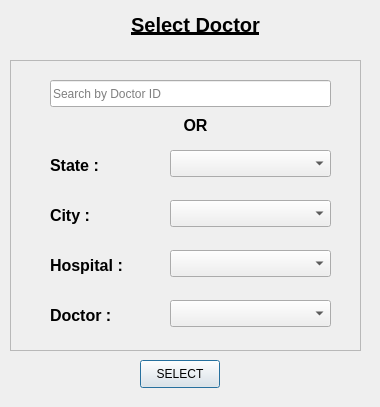
<?xml version="1.0" encoding="UTF-8"?>
<ui version="4.0">
 <class>selectDoctor</class>
 <widget class="QDialog" name="selectDoctor">
  <property name="geometry">
   <rect>
    <x>0</x>
    <y>0</y>
    <width>380</width>
    <height>407</height>
   </rect>
  </property>
  <property name="windowTitle">
   <string/>
  </property>
  <widget class="QLabel" name="title">
   <property name="geometry">
    <rect>
     <x>30</x>
     <y>0</y>
     <width>331</width>
     <height>51</height>
    </rect>
   </property>
   <property name="text">
    <string>&lt;html&gt;&lt;head/&gt;&lt;body&gt;&lt;p align=&quot;center&quot;&gt;&lt;span style=&quot; font-size:15pt; font-weight:600; text-decoration: underline;&quot;&gt;Select Doctor&lt;/span&gt;&lt;/p&gt;&lt;/body&gt;&lt;/html&gt;</string>
   </property>
  </widget>
  <widget class="QFrame" name="frame">
   <property name="geometry">
    <rect>
     <x>10</x>
     <y>60</y>
     <width>351</width>
     <height>291</height>
    </rect>
   </property>
   <property name="frameShape">
    <enum>QFrame::StyledPanel</enum>
   </property>
   <property name="frameShadow">
    <enum>QFrame::Raised</enum>
   </property>
   <widget class="QComboBox" name="cityComboBox">
    <property name="geometry">
     <rect>
      <x>160</x>
      <y>140</y>
      <width>161</width>
      <height>27</height>
     </rect>
    </property>
   </widget>
   <widget class="QComboBox" name="doctorComboBox">
    <property name="geometry">
     <rect>
      <x>160</x>
      <y>240</y>
      <width>161</width>
      <height>27</height>
     </rect>
    </property>
   </widget>
   <widget class="QComboBox" name="stateComboBox">
    <property name="geometry">
     <rect>
      <x>160</x>
      <y>90</y>
      <width>161</width>
      <height>27</height>
     </rect>
    </property>
   </widget>
   <widget class="QLabel" name="cityLabel">
    <property name="geometry">
     <rect>
      <x>40</x>
      <y>140</y>
      <width>111</width>
      <height>31</height>
     </rect>
    </property>
    <property name="text">
     <string>&lt;html&gt;&lt;head/&gt;&lt;body&gt;&lt;p&gt;&lt;span style=&quot; font-size:12pt; font-weight:600;&quot;&gt;City : &lt;/span&gt;&lt;/p&gt;&lt;/body&gt;&lt;/html&gt;</string>
    </property>
   </widget>
   <widget class="QLabel" name="bloodBankLabel">
    <property name="geometry">
     <rect>
      <x>40</x>
      <y>240</y>
      <width>111</width>
      <height>31</height>
     </rect>
    </property>
    <property name="text">
     <string>&lt;html&gt;&lt;head/&gt;&lt;body&gt;&lt;p&gt;&lt;span style=&quot; font-size:12pt; font-weight:600;&quot;&gt;Doctor :&lt;/span&gt;&lt;/p&gt;&lt;/body&gt;&lt;/html&gt;</string>
    </property>
   </widget>
   <widget class="QLabel" name="stateLabel">
    <property name="geometry">
     <rect>
      <x>40</x>
      <y>90</y>
      <width>111</width>
      <height>31</height>
     </rect>
    </property>
    <property name="text">
     <string>&lt;html&gt;&lt;head/&gt;&lt;body&gt;&lt;p&gt;&lt;span style=&quot; font-size:12pt; font-weight:600;&quot;&gt;State : &lt;/span&gt;&lt;/p&gt;&lt;/body&gt;&lt;/html&gt;</string>
    </property>
   </widget>
   <widget class="QLabel" name="ORLabel">
    <property name="geometry">
     <rect>
      <x>130</x>
      <y>50</y>
      <width>111</width>
      <height>31</height>
     </rect>
    </property>
    <property name="text">
     <string>&lt;html&gt;&lt;head/&gt;&lt;body&gt;&lt;p&gt;&lt;span style=&quot; font-size:12pt; font-weight:600;&quot;&gt;OR&lt;/span&gt;&lt;/p&gt;&lt;/body&gt;&lt;/html&gt;</string>
    </property>
    <property name="alignment">
     <set>Qt::AlignCenter</set>
    </property>
   </widget>
   <widget class="QLineEdit" name="searchByID">
    <property name="geometry">
     <rect>
      <x>40</x>
      <y>20</y>
      <width>281</width>
      <height>27</height>
     </rect>
    </property>
    <property name="placeholderText">
     <string>Search by Doctor ID</string>
    </property>
   </widget>
   <widget class="QLabel" name="hospitalLabel">
    <property name="geometry">
     <rect>
      <x>40</x>
      <y>190</y>
      <width>111</width>
      <height>31</height>
     </rect>
    </property>
    <property name="text">
     <string>&lt;html&gt;&lt;head/&gt;&lt;body&gt;&lt;p&gt;&lt;span style=&quot; font-size:12pt; font-weight:600;&quot;&gt;Hospital : &lt;/span&gt;&lt;/p&gt;&lt;/body&gt;&lt;/html&gt;</string>
    </property>
   </widget>
   <widget class="QComboBox" name="hospitalComboBox">
    <property name="geometry">
     <rect>
      <x>160</x>
      <y>190</y>
      <width>161</width>
      <height>27</height>
     </rect>
    </property>
   </widget>
  </widget>
  <widget class="QPushButton" name="selectButton_2">
   <property name="geometry">
    <rect>
     <x>140</x>
     <y>360</y>
     <width>80</width>
     <height>28</height>
    </rect>
   </property>
   <property name="text">
    <string>SELECT</string>
   </property>
  </widget>
 </widget>
 <resources/>
 <connections/>
</ui>
